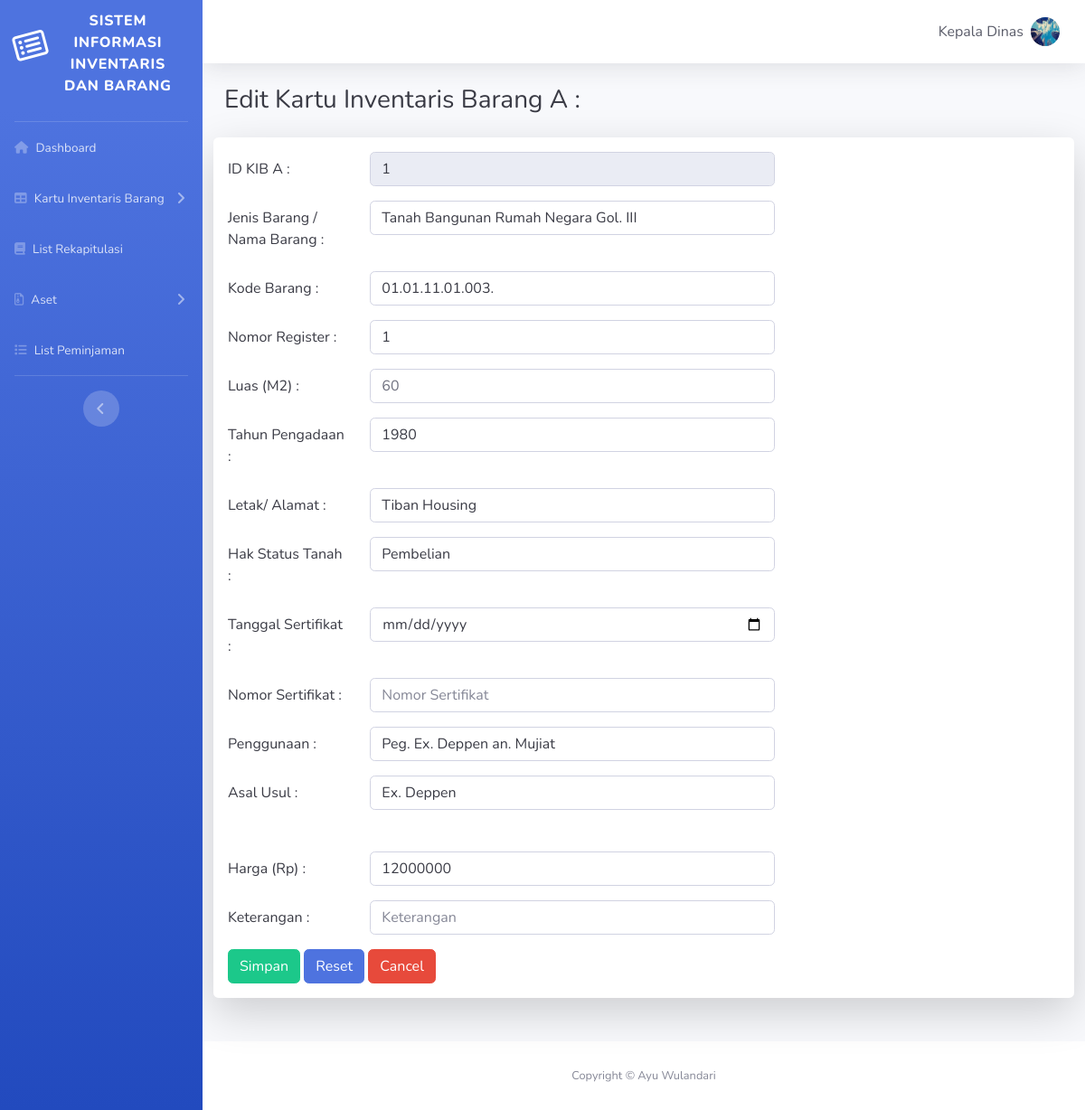
Screenshot of /view/ubah_kibA.php?id_kibA=1 (signed in) with the database file from the repository.
### tables this page shows
CREATE TABLE `user` (
  `id_user` int(150) NOT NULL,
  `username` varchar(150) NOT NULL,
  `fullname` varchar(150) NOT NULL,
  `password` varchar(100) NOT NULL,
  `nip` varchar(255) NOT NULL,
  `jabatan` varchar(255) NOT NULL,
  `level` varchar(40) NOT NULL,
  `foto` varchar(100) DEFAULT NULL
);

CREATE TABLE `kib_a` (
  `id_kibA` int(150) NOT NULL,
  `jenis_barang` varchar(150) NOT NULL,
  `kode_barang` varchar(150) NOT NULL,
  `nomor_register` varchar(100) NOT NULL,
  `luas` varchar(40) NOT NULL,
  `tahun_pengadaan` varchar(40) NOT NULL,
  `letak` varchar(50) NOT NULL,
  `hak` varchar(40) NOT NULL,
  `tanggal` date NOT NULL,
  `nomor` varchar(150) NOT NULL,
  `penggunaan` varchar(100) NOT NULL,
  `asal_usul` varchar(100) NOT NULL,
  `harga` int(150) NOT NULL,
  `keterangan` varchar(100) NOT NULL
);

### config.php (called while the page is built, shortened)
<?php
$DB_host = "localhost";
$DB_user = "root";
$DB_pass = "";
$DB_name = "db_inventaris";
try
{
    $DB_con = new PDO("mysql:host={$DB_host};dbname={$DB_name}",$DB_user,$DB_pass);
    $DB_con->setAttribute(PDO::ATTR_ERRMODE, PDO::ERRMODE_EXCEPTION);
}
catch(PDOException $e)
{
    echo $e->getMessage();
}
include_once 'class.kib.php';
$kib = new kib($DB_con);
include_once 'class.user.php';
$user = new user($DB_con);
?>

### class.user.php (called while the page is built, shortened)
<?php
class user{
    private $db;
    function __construct($DB_con)
	{
		$this->db = $DB_con;
    }
    public function tampil_user($mysource, $myid)
    {
        $query = "SELECT ".$mysource." FROM user WHERE id_user = ".$myid." limit 1";
        $outp = '';
        try
        {
            $stmt = $this->db->prepare($query);
			$stmt->execute();
			if($stmt->rowCount()>0)
			{
				while($row=$stmt->fetch(PDO::FETCH_ASSOC))
				{
					$outp = $row[$mysource];
				}
			} else{
				$outp = '';
			}
		}
		catch(PDOException $e)
			{
				$outp = '';
				return $outp;
			}
		return $outp;
    }
}
?>

### class.kib.php (called while the page is built, shortened)
<?php
class kib
{
    private $db;
    function __construct($DB_con)
	{
		$this->db = $DB_con;
    }
	public function cetak_kibA($kolom,$id_kibA){
        $query = "SELECT ".$kolom." FROM kib_a WHERE id_kibA=".$id_kibA." limit 1";
		$outp = '';
		try
			{
                $stmt = $this->db->prepare($query);
				$stmt->execute();
		        if($stmt->rowCount()>0)
			    {
			        while($row=$stmt->fetch(PDO::FETCH_ASSOC))
			        {
				        $outp = $row[$kolom];
					}
				}else{
					$outp = '';
				}
			}
		catch(PDOException $e)
			{
				$outp = '';
				return $outp;
			}
		return $outp;
    }
}
?>

### view/ubah_kibA.php (the view, shortened to what this page needs)
<?php
include '../config.php';
?>
<!DOCTYPE html>
<html lang="en">
<head>
  <link href="vendor/fontawesome-free/css/all.min.css" rel="stylesheet" type="text/css">
  <link href="css/sb-admin-2.min.css" rel="stylesheet">
</head>
<body id="page-top">
  <div id="wrapper">
    <ul class="navbar-nav bg-gradient-primary sidebar sidebar-dark accordion" id="accordionSidebar">
      <a class="sidebar-brand d-flex align-items-center justify-content-center" href="dashboard.php">
        <div class="sidebar-brand-icon rotate-n-15">
          <i class="fa fa-list-alt"></i>
        </div>
        <div class="sidebar-brand-text mx-1"><p></p>Sistem Informasi inventaris dan Barang</div>
      </a>
      <hr class="sidebar-divider my-0">
      <li class="nav-item">
        <a class="nav-link" href="dashboard.php">
          <i class="fa fa-home"></i>
          <span>Dashboard</span></a>
      </li>
      <?php if($_SESSION['level'] == 'pengurusbarang'){ ?>
       <li class="nav-item">
        <a class="nav-link" href="master_data.php">
         <i class="fas fa-th-list"></i>
          <span>Master Data</span></a>
      </li>
      <li class="nav-item active">
        <a class="nav-link collapsed" href="#" data-toggle="collapse" data-target="#collapseFive" aria-expanded="true" aria-controls="collapseFive">
          <i class="fa fa-table"></i>
          <span>Kartu Inventaris Barang</span>
        </a>
        <div id="collapseFive" class="collapse" aria-labelledby="headingTwo" data-parent="#accordionSidebar">
          <div class="bg-white py-2 collapse-inner rounded">
            <h6 class="collapse-header"> Kartu Inventaris Barang</h6>
            <a class="collapse-item" href="kibA.php?data=">KIB A</a>
            <a class="collapse-item" href="kibB.php?data=">KIB B</a>
            <a class="collapse-item" href="kibC.php?data=">KIB C</a>
            <a class="collapse-item" href="kibD.php?data=">KIB D</a>
            <a class="collapse-item" href="kibE.php">KIB E</a>
            <a class="collapse-item" href="kibF.php">KIB F</a>
          </div>
        </div>
      </li>
      <li class="nav-item">
        <a class="nav-link" href="rekapitulasi.php?data=">
          <i class="fa fa-book"></i>
          <span>List Rekapitulasi</span></a>
      </li>
      <li class="nav-item">
        <a class="nav-link" href="ekstrakom.php">
          <i class="fa fa-file"></i>
          <span>Ekstrakom</span></a>
      </li>
      <li class="nav-item">
        <a class="nav-link" href="barang_pakai_habis.php">
          <i class="fas fa-file-alt"></i>
          <span>Barang Pakai Habis</span></a>
      </li>
      <li class="nav-item">
          <a class="nav-link collapsed" href="#" data-toggle="collapse" data-target="#collapseTwo" aria-expanded="true" aria-controls="collapseTwo">
              <i class="far fa-file-archive"></i>
            <span>Aset</span>
          </a>
          <div id="collapseTwo" class="collapse" aria-labelledby="headingTwo" data-parent="#accordionSidebar">
            <div class="bg-white py-2 collapse-inner rounded">
              <h6 class="collapse-header">Aset</h6>
              <a class="collapse-item" href="aset_lain.php">Aset Lain</a>
              <a class="collapse-item" href="aset_tak_berwujud.php">Aset Tak Berwujud</a>
            </div>
          </div>
        </li>
      <li class="nav-item">
          <a class="nav-link" href="tambah_user.php">
          <i class="fas fa-user-plus"></i>
            <span>Tambah Pengguna</span></a>
      </li>
      <li class="nav-item">
          <a class="nav-link" href="list_peminjaman.php">
            <i class="fa fa fa-list"></i>
            <span>List Peminjaman</span></a>
      </li>
      <li class="nav-item">
          <a class="nav-link" href="stok_barang.php">
          <i class="fa fas fa-store"></i>
            <span>Stok Barang</span></a>
      </li>
      <?php } else if($_SESSION['level'] == 'kepaladinas'){?>
       <li class="nav-item">
        <a class="nav-link collapsed" href="#" data-toggle="collapse" data-target="#collapseFive" aria-expanded="true" aria-controls="collapseFive">
          <i class="fa fa-table"></i>
          <span>Kartu Inventaris Barang</span>
        </a>
      </li>
      <li class="nav-item">
        <a class="nav-link" href="rekapitulasi1.php?data=">
          <i class="fa fa-book"></i>
          <span>List Rekapitulasi</span></a>
      </li>
      <li class="nav-item">
          <a class="nav-link collapsed" href="#" data-toggle="collapse" data-target="#collapseTwo" aria-expanded="true" aria-controls="collapseTwo">
              <i class="far fa-file-archive"></i>
            <span>Aset</span>
          </a>
        </li>
      <li class="nav-item">
          <a class="nav-link" href="list_peminjaman2.php">
            <i class="fa fa fa-list"></i>
            <span>List Peminjaman</span></a>
      </li>
      <?php } else if($_SESSION['level'] == 'pegawai'){?>
      <li class="nav-item">
        <a class="nav-link" href="rekapitulasi1.php?data=">
          <i class="fa fa-book"></i>
          <span>List Rekapitulasi</span></a>
      </li>
      <li class="nav-item">
          <a class="nav-link" href="list_peminjaman1.php">
            <i class="fa fa fa-list"></i>
            <span>List Peminjaman</span></a>
      </li>
      <?php }?>
      <hr class="sidebar-divider d-none d-md-block">
      <div class="text-center d-none d-md-inline">
        <button class="rounded-circle border-0" id="sidebarToggle"></button>
      </div>
    </ul>
    <div id="content-wrapper" class="d-flex flex-column">
      <div id="content">
        <nav class="navbar navbar-expand navbar-light bg-white topbar mb-4 static-top shadow">
          <ul class="navbar-nav ml-auto">
            <li class="nav-item dropdown no-arrow">
              <a class="nav-link dropdown-toggle" href="#" id="userDropdown" role="button" data-toggle="dropdown" aria-haspopup="true" aria-expanded="false">
                <span class="mr-2 d-none d-lg-inline text-gray-800 medium"><?php echo $user->tampil_user("fullname", $_SESSION['iduser']) ;?></span>
                <img class="img-profile rounded-circle" src="./img/gambar/<?php echo $user->tampil_user("foto", $_SESSION['iduser']) ;?>" width="300" height="200">
              </a>
            </li>
          </ul>
        </nav>
        <div class="container-fluid">
          <h1 class="h3 mb-4 text-gray-900">Edit Kartu Inventaris Barang A :</h1>
          <div class="row">
          <div class="shadow-lg p-3 mb-5 col-sm-12 bg-white rounded">
          <form action="../modal/m.ubahKIBA.php" method="POST" data-parsley-validate class="form-horizontal form-label text-gray-900">
          <div class="form-group row">
                <label for="colFormLabel" class="control-label col-sm-2 col-form-label">ID KIB A :</label>
                <div class="col-sm-10 col-md-6">
                  <input type="text" readonly class="form-control text-gray-900"  name="id_kibA" value="<?php echo $_GET['id_kibA']; ?>" placeholder="ID" >
                </div>
              </div>
            <div class="form-group row">
                <label for="colFormLabel" class="control-label col-sm-2 col-form-label">Jenis Barang / Nama Barang :</label>
                <div class="col-sm-10 col-md-6">
                  <input type="text" class="form-control text-gray-900" name="jenis_barang" value="<?php echo $kib->cetak_kibA('jenis_barang',$_GET['id_kibA']); ?>" required placeholder="Jenis Barang / Nama Barang">
                </div>
              </div>
              <div class="form-group row">
                <label for="colFormLabel" class="control-label col-sm-2 col-form-label">Kode Barang :</label>
                <div class="col-sm-10 col-md-6">
                  <input type="text" class="form-control text-gray-900" name="kode_barang" value="<?php echo $kib->cetak_kibA('kode_barang',$_GET['id_kibA']); ?>" required placeholder="Jenis Barang / Nama Barang">
                </div>
              </div>
              <div class="form-group row">
                <label for="colFormLabel" class="control-label col-sm-2 col-form-label">Nomor Register :</label>
                <div class="col-sm-10 col-md-6">
                  <input type="text" class="form-control text-gray-900" name="nomor_register" value="<?php echo $kib->cetak_kibA('nomor_register',$_GET['id_kibA']); ?>" required placeholder="Nomor Register">
                </div>
              </div>
              <div class="form-group row">
                <label for="colFormLabel" class="control-label col-sm-2 col-form-label">Luas (M2) :</label>
                <div class="col-sm-10 col-md-6">
                  <input type="number" class="form-control" name="luas" required value="<?php echo $kib->cetak_kibA('luas',$_GET['id_kibA']); ?>" placeholder="Luas (M2)">
                </div>
              </div>
              <div class="form-group row">
                <label for="colFormLabel" class="control-label col-sm-2 col-form-label">Tahun Pengadaan :</label>
                <div class="col-sm-10 col-md-6">
                  <input type="text" class="form-control text-gray-900" name="tahun_pengadaan" value="<?php echo $kib->cetak_kibA('tahun_pengadaan',$_GET['id_kibA']); ?>" required placeholder="Tahun Pengadaan">
                </div>
              </div>
              <div class="form-group row">
                <label for="colFormLabel" class="control-label col-sm-2 col-form-label">Letak/ Alamat :</label>
                <div class="col-sm-10 col-md-6">
                  <input type="text" class="form-control text-gray-900" name="letak" value="<?php echo $kib->cetak_kibA('letak',$_GET['id_kibA']); ?>" required placeholder="Letak/ Alamat">
                </div>
              </div>
              <div class="form-group row">
                <label for="colFormLabel" class="control-label col-sm-2 col-form-label">Hak Status Tanah :</label>
                <div class="col-sm-10 col-md-6">
                  <input type="text" class="form-control text-gray-900" name="hak" value="<?php echo $kib->cetak_kibA('hak',$_GET['id_kibA']); ?>" required placeholder="Hak Status Tanah">
                </div>
              </div>
              <div class="form-group row">
                <label for="colFormLabel" class="control-label col-sm-2 col-form-label">Tanggal Sertifikat :</label>
                <div class="col-sm-10 col-md-6">
                  <input type="date" class="form-control text-gray-900" name="tanggal" value="<?php echo $kib->cetak_kibA('tanggal',$_GET['id_kibA']); ?>" placeholder="Tanggal Sertifikat">
                </div>
              </div>
              <div class="form-group row">
                <label for="colFormLabel" class="control-label col-sm-2 col-form-label">Nomor Sertifikat :</label>
                <div class="col-sm-10 col-md-6">
                  <input type="number" class="form-control text-gray-900" name="nomor" value="<?php echo $kib->cetak_kibA('nomor',$_GET['id_kibA']); ?>" placeholder="Nomor Sertifikat">
                </div>
              </div>
              <div class="form-group row">
                <label for="colFormLabel" class="control-label col-sm-2 col-form-label">Penggunaan :</label>
                <div class="col-sm-10 col-md-6">
                  <input type="text" class="form-control text-gray-900" id="colFormLabel" name="penggunaan" value="<?php echo $kib->cetak_kibA('penggunaan',$_GET['id_kibA']); ?>" placeholder="Penggunaan">
                </div>
              </div>
              <div class="form-group row">
                <label for="colFormLabel" class="control-label col-sm-2 col-form-label">Asal Usul :</label>
                <div class="col-sm-10 col-md-6">
                  <input type="text" class="form-control text-gray-900" name="asal_usul" value="<?php echo $kib->cetak_kibA('asal_usul',$_GET['id_kibA']); ?>" placeholder="Asal Usul">
                </div>
              </div>
              <div class="form-group row">
                <label for="colFormLabel" class="control-label col-sm-2 col-form-label"></label>
                <div class="col-sm-10 col-md-6">
                </div>
              </div>
              <div class="form-group row">
                <label for="colFormLabel" class="control-label col-sm-2 col-form-label">Harga (Rp) :</label>
                <div class="col-sm-10 col-md-6">
                  <input type="number" class="form-control text-gray-900" name="harga" value="<?php echo $kib->cetak_kibA('harga',$_GET['id_kibA']); ?>" id="duit" required placeholder="Harga (Rp)">
                </div>
              </div>
              <div class="form-group row">
                <label for="colFormLabel" class="control-label col-sm-2 col-form-label">Keterangan :</label>
                <div class="col-sm-10 col-md-6">
                  <input type="text" class="form-control text-gray-900" id="colFormLabel" name="keterangan" value="<?php echo $kib->cetak_kibA('keterangan',$_GET['id_kibA']); ?>"  placeholder="Keterangan">
                </div>
              </div>
             <button class="btn btn-success" type="submit" value="submit">Simpan</button>
            <input class="btn btn-primary" type="reset" value="Reset">
            <a class="btn btn-danger" href="dashboard.php" role="button">Cancel</a>
            </form>
      </div>
    </div>
    </div>
      <footer class="sticky-footer bg-white">
        <div class="container my-auto">
          <div class="copyright text-center my-auto">
            <span>Copyright &copy; Ayu Wulandari</span>
          </div>
        </div>
      </footer>
    </div>
  </div>
</body>
</html>

### rows the page displays
user: fullname "Kepala Dinas", foto (picture)
kib_a: jenis_barang "Tanah Bangunan Rumah Negara Gol. III", kode_barang "01.01.11.01.003.", nomor_register "1", luas "60", tahun_pengadaan "1980", letak "Tiban Housing", hak "Pembelian", penggunaan "Peg. Ex. Deppen an. Mujiat", asal_usul "Ex. Deppen", harga "12000000"
